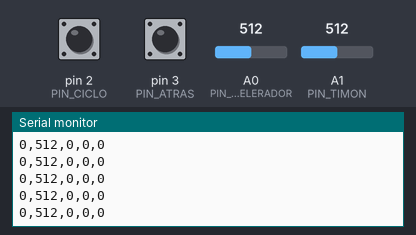
Recording of a sketch running on a simulated Arduino Uno, built with avr-gcc and run on an emulated ATmega328P. Parts: the last lines printed to the serial monitor. Inputs (shaded band) come from the test bench; at power-on: A0 (PIN_ACELERADOR) = 512, A1 (PIN_TIMON) = 512, pin 2 (PIN_CICLO) HIGH, pin 3 (PIN_ATRAS) HIGH.

Above: at 1.2 s.
1.3 s: A0 (PIN_ACELERADOR) set to 539
2.8 s: A0 (PIN_ACELERADOR) set to 553
At 3.9 s:
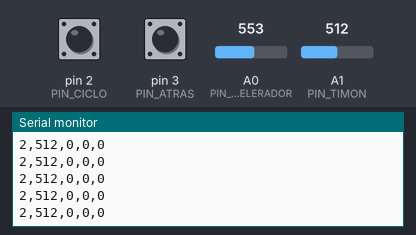
7.3 s: A1 (PIN_TIMON) set to 985
At 8.4 s:
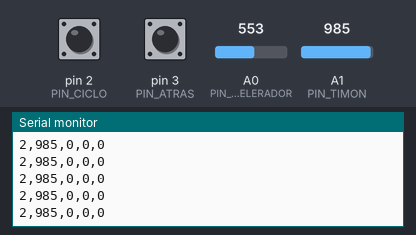
8.8 s: A1 (PIN_TIMON) set to 1013
At 9.5 s:
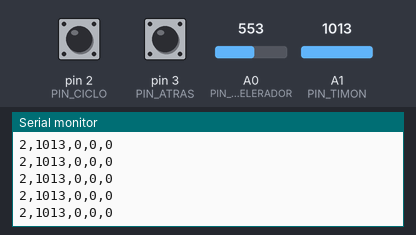
Timing chart, 0 to 11.8 s (numbered marks = the images above; inputs shaded):
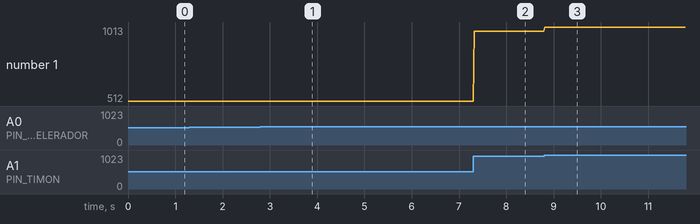

The sketch:

VolanteArduino.ino
```cpp
// Volante de cartón. Formato de los profesores (ArduinoSerial.cs + ArduinoController.cs):
//   "acelerador,timon,freno,ciclo,atras\n"
//   - Potenciómetros: 0-1023
//   - Botones: 1 = presionado, 0 = suelto
//
// En ESTE montaje hay solo 2 potenciómetros (acelerador y timón). Para tener también FRENO,
// el potenciómetro del acelerador funciona como PALANCA:
//        FRENO  <----  [zona neutra]  ---->  ACELERADOR
// El Arduino hace la separación y manda "acelerador" y "freno" ya listos, así que en Unity
// no hay que cambiar nada del código de los profesores.
//
// Botones (cada uno del pin a GND, sin resistencia):
//   CICLO (pin 2): toque corto = siguiente botón del menú / cambiar vista; mantener = seleccionar
//   ATRÁS (pin 3): volver / abrir el menú de pausa

// ---------- Pines ----------
const int PIN_ACELERADOR = A0;   // Potenciómetro de la palanca (extremos a 5V y GND)
const int PIN_TIMON = A1;        // Potenciómetro del timón
const int PIN_CICLO = 2;
const int PIN_ATRAS = 3;

// ---------- Calibración de la palanca ----------
const bool PALANCA = true;               // true: un lado acelera y el otro frena. false: potenciómetro normal (solo acelera)
const int NEUTRO = 512;                  // Valor crudo con la palanca en el centro (míralo en el Monitor Serie)
const int ZONA_NEUTRA = 40;              // Margen alrededor del neutro que cuenta como "nada"
const bool ACELERAR_AL_AUMENTAR = true;  // false si acelerar queda del lado de los números BAJOS

void setup() {
  Serial.begin(9600);
  pinMode(PIN_CICLO, INPUT_PULLUP);   // con PULLUP el pin lee LOW cuando se presiona
  pinMode(PIN_ATRAS, INPUT_PULLUP);
}

void loop() {
  int lectura = analogRead(PIN_ACELERADOR);
  int acelerador = 0;
  int freno = 0;

  if (PALANCA) {
    // d > 0: palanca hacia el lado de acelerar. d < 0: hacia el lado de frenar.
    int d = ACELERAR_AL_AUMENTAR ? (lectura - NEUTRO) : (NEUTRO - lectura);
    int recorridoAcelerar = ACELERAR_AL_AUMENTAR ? (1023 - NEUTRO) : NEUTRO;
    int recorridoFrenar = ACELERAR_AL_AUMENTAR ? NEUTRO : (1023 - NEUTRO);

    if (d > ZONA_NEUTRA) {
      acelerador = map(d, ZONA_NEUTRA, recorridoAcelerar, 0, 1023);
    } else if (d < -ZONA_NEUTRA) {
      freno = map(-d, ZONA_NEUTRA, recorridoFrenar, 0, 1023);
    }
    acelerador = constrain(acelerador, 0, 1023);
    freno = constrain(freno, 0, 1023);
  } else {
    acelerador = lectura;   // modo normal: sin freno (se manda 0 en esa posición)
  }

  Serial.print(acelerador);                              // index 0
  Serial.print(",");
  Serial.print(analogRead(PIN_TIMON));                   // index 1
  Serial.print(",");
  Serial.print(freno);                                   // index 2
  Serial.print(",");
  Serial.print(digitalRead(PIN_CICLO) == LOW ? 1 : 0);   // index 3
  Serial.print(",");
  Serial.println(digitalRead(PIN_ATRAS) == LOW ? 1 : 0); // index 4

  delay(20); // ~50 Hz
}
```

Measured:
- after the input at 2.8 s, the serial monitor: prints a new line at once (image 1)
- after the input at 7.3 s, the serial monitor: prints a new line at once (image 2)
- after the input at 8.8 s, the serial monitor: prints a new line at once (image 3)
- plotted number 1: 512 → 985 after the input at 7.3 s, 985 → 1013 after the input at 8.8 s
